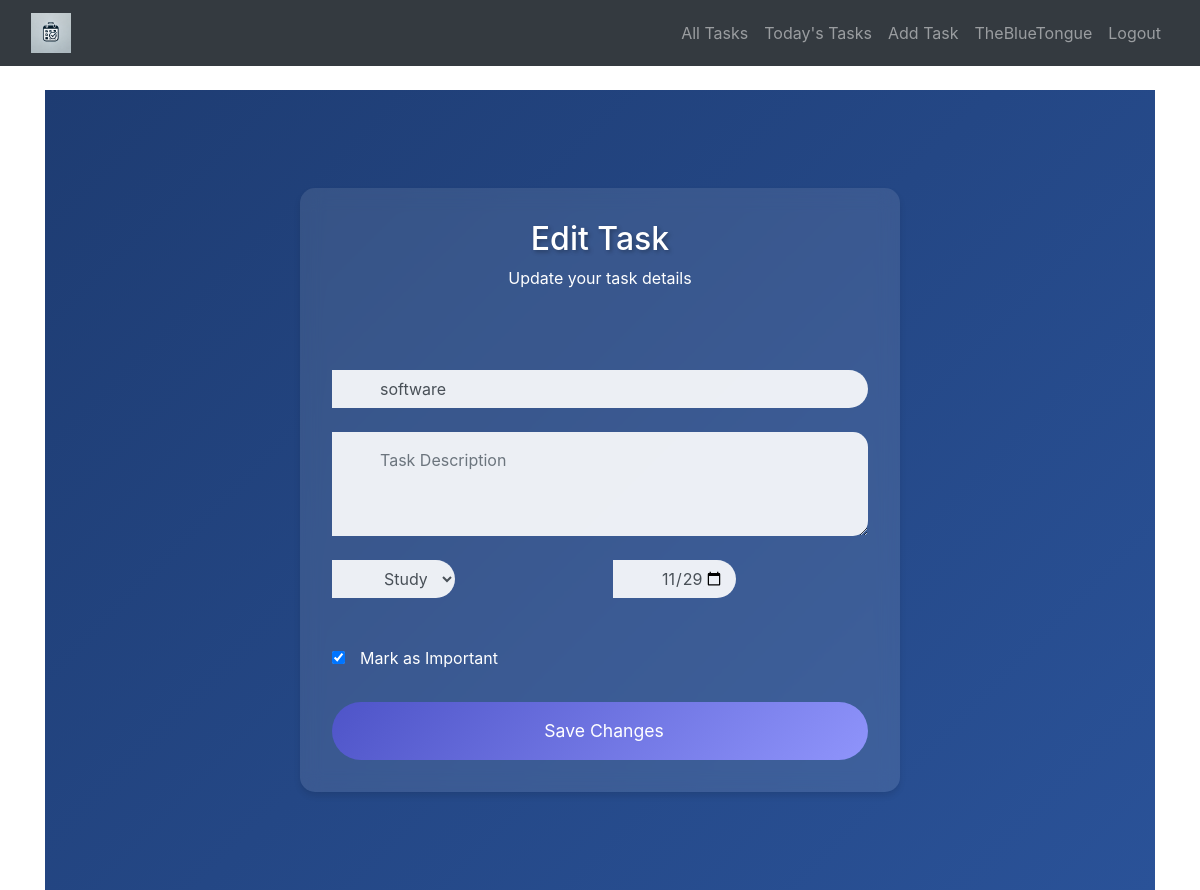
/tasks/edit/13 (signed in), run on the app's committed database.
### database_setup.py (models this page shows)
class User(Base, UserMixin):
    __tablename__ = 'users'
    id = Column(Integer, primary_key=True)
    username = Column(String(150), unique=True, nullable=False)
    password = Column(String(150), nullable=False)
    tasks = relationship('Task', back_populates='owner')

class Task(Base):
    __tablename__ = 'tasks'
    id = Column(Integer, primary_key=True)
    title = Column(String(150), nullable=False)
    category = Column(String(50), nullable=False)
    description = Column(String(500), nullable=True)
    due_date = Column(Date, nullable=True)
    is_complete = Column(Boolean, default=False)
    user_id = Column(Integer, ForeignKey('users.id'), nullable=False)
    important = Column(Boolean, default=False)  # New column
    owner = relationship('User', back_populates='tasks')
    created_at = Column(DateTime, default=datetime.utcnow)  # Automatically set the current timestamp on task creation

### app.py (the view, shortened to what this page needs)
@app.route('/tasks/edit/<int:task_id>', methods=['GET', 'POST'])
@login_required
def edit_task(task_id):
    session = SessionLocal()
    try:
        task = session.query(Task).get(task_id)
        if not task or task.user_id != current_user.id:
            flash("Task not found or access denied!", "danger")
            return redirect(url_for('dashboard'))
        form = forms.TaskForm(obj=task)
    finally:
        session.close()
    return render_template('edit_task.html', form=form, task=task)

### forms.py
class TaskForm(FlaskForm):
    title = StringField('Task Title', validators=[DataRequired(), Length(max=150)])
    description = TextAreaField('Description', validators=[Length(max=500)])
    category = SelectField(
        'Category',
        choices=[('Study', 'Study'), ('Exam', 'Exam'), ('Sport', 'Sport'),
                 ('Social', 'Social'), ('Other', 'Other')],
        validators=[DataRequired()])
    due_date = DateField('Due Date', format='%Y-%m-%d', validators=[DataRequired()])
    submit = SubmitField('Add Task')
    important = BooleanField('Important')  # Add this line

### app.py (called while the page is built)
@login_manager.user_loader
def load_user(user_id):
    session = SessionLocal()
    user = session.query(User).get(int(user_id))
    session.close()
    return user

### templates/edit_task.html (shortened to what this page needs)
{% extends 'base.html' %}
{% block content %}
<div class="task-form-container fade-in">
    <div class="task-form-card slide-up">
        <div class="form-header gradient-orange">
            <h1>Edit Task</h1>
            <p class="subtitle">Update your task details</p>
        </div>
        <form method="POST" class="task-form">
            <div class="form-group">
                <div class="input-group">
                    {{ form.title(class="form-control custom-input", placeholder="Task Title") }}
                </div>
            </div>
            <div class="form-group">
                <div class="input-group">
                    {{ form.description(class="form-control custom-input", rows="3", placeholder="Task Description") }}
                </div>
            </div>
            <div class="form-row">
                <div class="form-group col-md-6">
                    <div class="input-group">
                        {{ form.category(class="form-control custom-input") }}
                    </div>
                </div>
                <div class="form-group col-md-6">
                    <div class="input-group">
                        {{ form.due_date(class="form-control custom-input", type="date") }}
                    </div>
                </div>
            </div>
            <div class="form-check important-check">
                <input type="checkbox" class="form-check-input custom-checkbox" id="important" name="important"
                       {% if task and task.important %}checked{% endif %}>
                <label class="form-check-label" for="important">
                     Mark as Important
                </label>
            </div>
            <div class="form-actions">
                <button type="submit" class="btn btn-primary btn-block pulse">
                     Save Changes
                </button>
            </div>
        </form>
    </div>
</div>
{% endblock %}

### templates/base.html (shortened to what this page needs)
<!DOCTYPE html>
<html lang="en">
<head>
    <link rel="stylesheet" href="https://stackpath.bootstrapcdn.com/bootstrap/4.5.2/css/bootstrap.min.css">
    <link rel="stylesheet" href="{{ url_for('static', filename='styles.css') }}">
</head>
<body>
    <nav class="navbar navbar-expand-lg navbar-dark bg-dark">
        <div class="container-fluid">
            <a class="navbar-brand" href="{{ url_for('dashboard') }}">
                <img src="{{ url_for('static', filename='images/logo.webp') }}" alt="Saintly Scheduler Logo" style="height: 40px; border: none;">
            </a>
            <ul class="navbar-nav ml-auto">
                {% if current_user.is_authenticated %}
                    <div class="navbar-nav">
                        <a class="nav-link {% if request.endpoint == 'tasks' %}active{% endif %}" href="{{ url_for('tasks') }}">All Tasks</a>
                        <a class="nav-link {% if request.endpoint == 'todays_tasks' %}active{% endif %}" href="{{ url_for('todays_tasks') }}">Today's Tasks</a>
                        <a class="nav-link {% if request.endpoint == 'add_task' %}active{% endif %}" href="{{ url_for('add_task') }}">Add Task</a>
                    </div>
                    <li class="nav-item">
                        <a class="nav-link {% if request.endpoint == 'user_profile' %}active{% endif %}" href="{{ url_for('user_profile') }}">
                            {{ current_user.username }}
                        </a>
                    </li>
                    <li class="nav-item">
                        <a class="nav-link" href="{{ url_for('logout') }}">Logout</a>
                    </li>
                {% endif %}
            </ul>
        </div>
    </nav>
    <div class="container mt-4">
        {% block content %}{% endblock %}
    </div>
</body>
</html>

### templates/edit_task.html (style rules this page uses)
.task-form-container { min-height: 100vh; padding: 2rem; background: linear-gradient(135deg, #1e3c72 0%, #2a5298 100%); display: flex; align-items: center; justify-content: center; }
.task-form-card { background: rgba(255, 255, 255, 0.1); backdrop-filter: blur(10px); border-radius: 15px; width: 100%; max-width: 600px; box-shadow: 0 4px 6px rgba(0, 0, 0, 0.1); overflow: hidden; }
.form-header { padding: 2rem; text-align: center; color: white; }
.form-header h1 { font-size: 2rem; margin-bottom: 0.5rem; text-shadow: 2px 2px 4px rgba(0, 0, 0, 0.3); }
.task-form { padding: 2rem; }
.form-group { margin-bottom: 1.5rem; }
.input-group { position: relative; }
.custom-input { padding-left: 3rem; border-radius: 50px; border: none; background: rgba(255, 255, 255, 0.9); }
textarea.custom-input { border-radius: 15px; padding: 1rem 1rem 1rem 3rem; }
.form-row { display: grid; grid-template-columns: 1fr 1fr; gap: 1rem; }
.important-check { margin: 1.5rem 0; color: white; }
.important-check label { display: flex; align-items: center; gap: 0.5rem; cursor: pointer; }
.form-actions { margin-top: 2rem; }
.btn-block { border-radius: 50px; padding: 1rem; font-size: 1.1rem; background: linear-gradient(135deg, #4e54c8 0%, #8f94fb 100%); border: none; color: white; display: flex; align-items: center; justify-content: center; gap: 0.5rem; transition: transform 0.3s ease; }

### data on the page
User: username "TheBlueTongue"
Task: title "software", category "Study", due_date "11/29/2024", important "☑"
